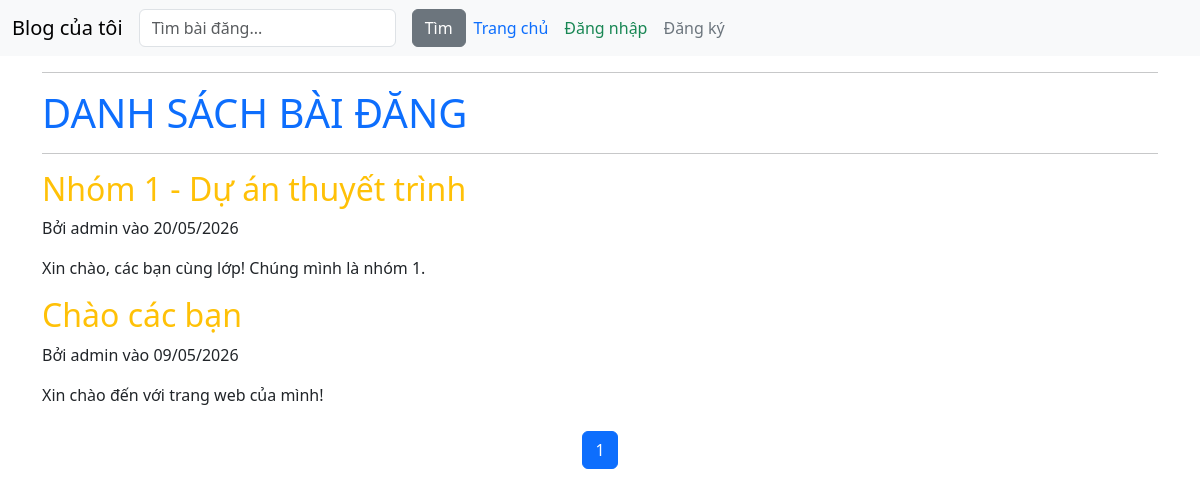
The page / on the database its author committed.
### blog/models.py (models this page shows, shortened)
class Post(models.Model):
    title = models.CharField(max_length=200)
    likes = models.ManyToManyField(User, related_name='blog_posts', blank=True)
    content = models.TextField()
    created_at = models.DateTimeField(auto_now_add=True)
    updated_at = models.DateTimeField(auto_now=True)
    author = models.ForeignKey(User, on_delete=models.CASCADE, default=1)

### blog/views.py (the view)
# urls.py: path("",PostListView.as_view(),name="post_list"),
class PostListView(ListView):
    model = Post
    template_name = "post_list.html"
    context_object_name = "posts"
    ordering = ["-created_at"]
    paginate_by = 3
    def get_queryset(self):
        query = self.request.GET.get('q')
        if query:
            return Post.objects.filter(
                Q(title__icontains=query) | Q(content__icontains=query)
            ).order_by("-created_at")
        return Post.objects.all().order_by("-created_at")

### blog/templates/post_list.html (shortened to what this page needs)
<!DOCTYPE html>
<html lang="en">
<head>
</head>
{% extends "base.html" %}
{% block content %}
    <hr>
    <h1 class="text-uppercase text-primary">Danh sách bài đăng</h1>
    <hr>
    {% for post in posts %}
    <article>
        <h2><a href="{% url 'post-detail' post.pk %}" class="text-warning text-decoration-none">{{ post.title }}</a></h2>
        <p>Bởi {{ post.author.username }} vào {{ post.created_at|date:"d/m/Y" }}</p>
        <p>{{ post.content|truncatewords:30 }}</p>
    </article>
    {% empty %}
        <h3 class="text-danger">Chưa có bài đăng nào.</h3>
        <p class="text-muted">Để thêm bài đăng mới, bấm chuột vào nút "Thêm bài mới".</p>
        <a href="{% url 'post-create' %}" class="btn btn-success">Thêm bài mới</a>
    {% endfor %}
    <nav aria-label="Page navigation" class="mt-4">
        <ul class="pagination justify-content-center">
            {% for num in page_obj.paginator.page_range %}
                {% if page_obj.number == num %}
                    <li class="page-item active"><span class="page-link">{{ num }}</span></li>
                {% elif num > page_obj.number|add:'-3' and num < page_obj.number|add:'3' %}
                    <li class="page-item">
                        <a class="page-link" href="?page={{ num }}{% if request.GET.q %}&q={{ request.GET.q }}{% endif %}">{{ num }}</a>
                    </li>
                {% endif %}
        {% endfor %}
        </ul>
    </nav>
{% endblock %}

### blog/templates/base.html (shortened to what this page needs)
<!DOCTYPE html>
<html lang="en">
<head>
  <link href="https://cdn.jsdelivr.net/npm/bootstrap@5.3.8/dist/css/bootstrap.min.css" rel="stylesheet">
</head>
<body>
  <nav class="navbar navbar-expand-lg bg-body-tertiary">
  <div class="container-fluid">
    <a class="navbar-brand" href="/blog/">Blog của tôi</a>
    <div class="collapse navbar-collapse" id="navbarSupportedContent">
    <form class="d-flex" action="{% url 'post_list' %}" method="GET">
      <input class="form-control me-3" type="search" name="q" placeholder="Tìm bài đăng..." value="{{ request.GET.q }}">
      <button class="btn btn-secondary">Tìm</button>
    </form>
    <ul class="navbar-nav me-auto mb-2 mb-lg-0">
      <li class="nav-item">
        <a class="nav-link text-primary" href="/blog/">Trang chủ</a>
      </li>
      {% if not user.is_authenticated %}
        <li class="nav-item">
          <a class="nav-link text-success" href="{% url 'login' %}">Đăng nhập</a>
        </li>
        <li class="nav-item">
          <a class="nav-link text-secondary" href="/register">Đăng ký</a>
        </li>
      {% endif %}
    </ul>
    </div>
  </div>
  </nav>
  <main class="container">
      {% block content %}{% endblock %}
  </main>
</body>
</html>

### rows shown on the page
Post: title "Nhóm 1 - Dự án thuyết trình", author.username "admin", created_at "20/05/2026", content "Xin chào, các bạn cùng lớp! Chúng mình là nhóm 1."
Post: title "Chào các bạn", author.username "admin", created_at "09/05/2026", content "Xin chào đến với trang web của mình!"

### other values the page prints
{{ num }} "1"
